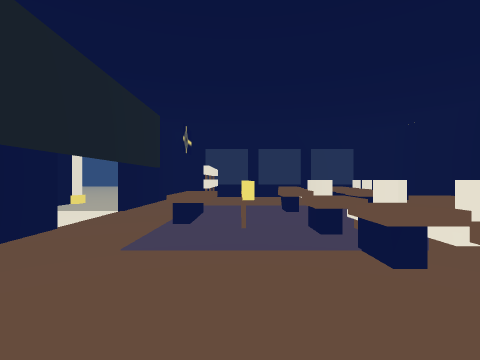
view 1 (above)

23 first-person views from a walk through a scene from a Unity 3-D project. The camera is 1.3 m above the floor, looks level and sees 85° across. The floor is counted in squares, 2 m on a side. Each view is taken from the middle of a square. On the plan, view 1 faces up. The plan holds only what a view shows up to about 9 squares ahead; the rest is blank. The place goes on beyond the plan. Door leaves are left out, so doorways stand open.

view 2
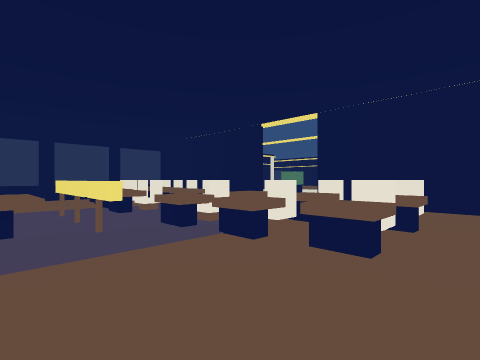

view 3
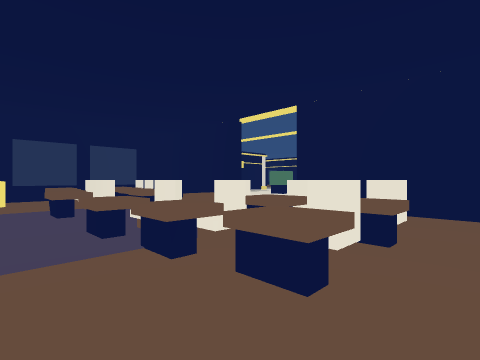

view 4
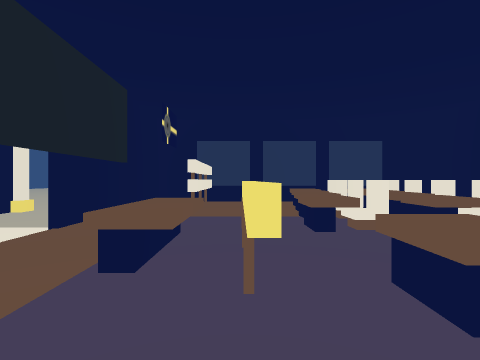

view 5
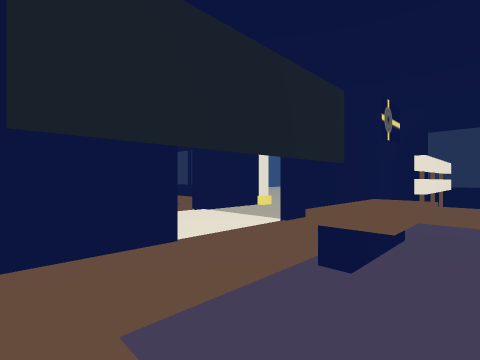

view 6
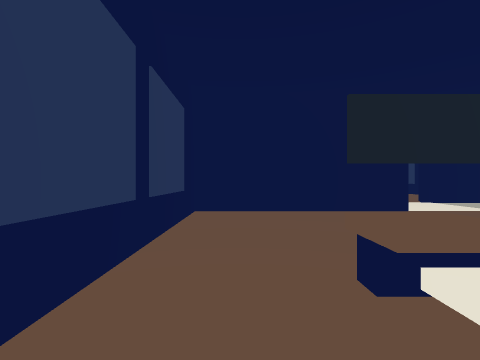

view 7
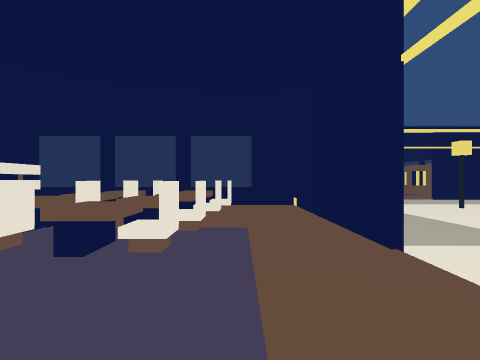

view 8
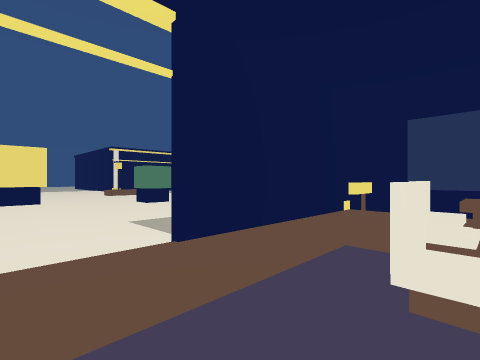

view 9
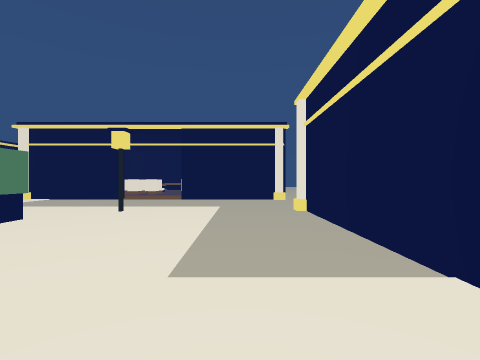

view 10
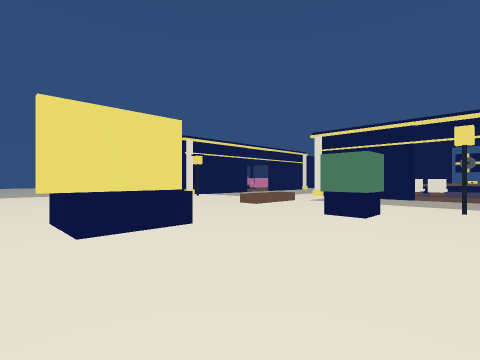

view 11
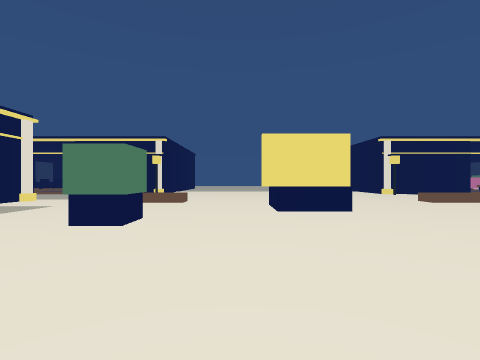

view 12
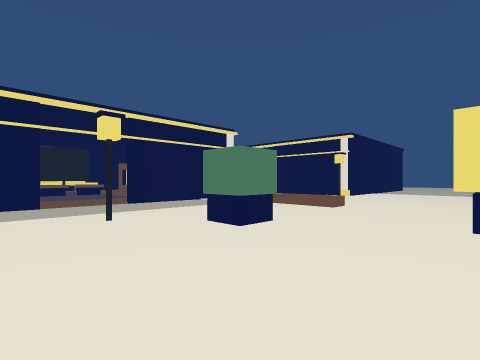

view 13
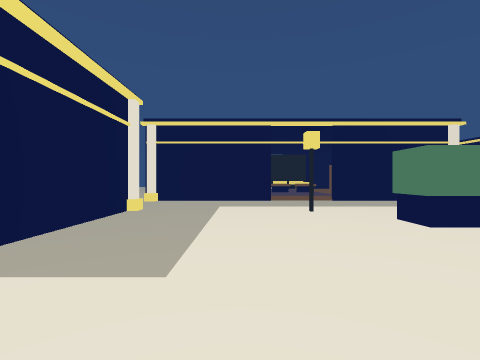

view 14
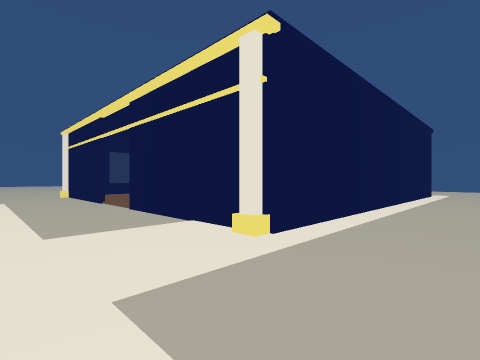

view 15
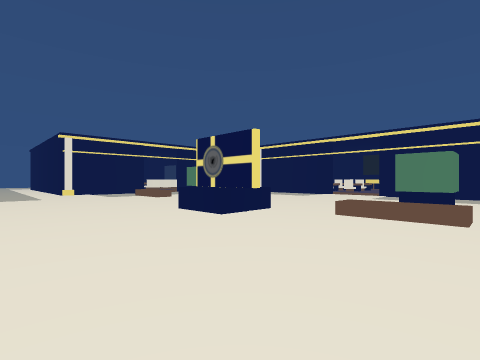

view 16
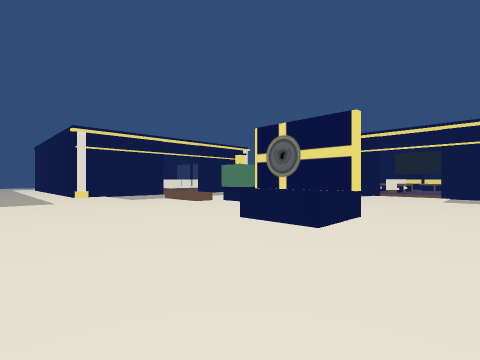

view 17
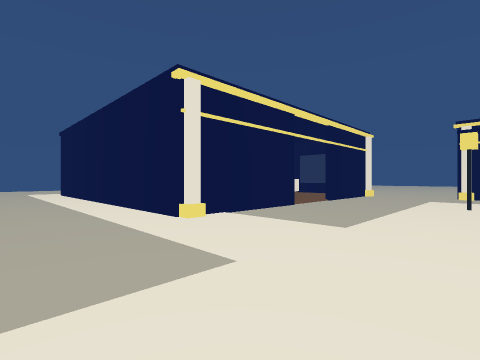

view 18
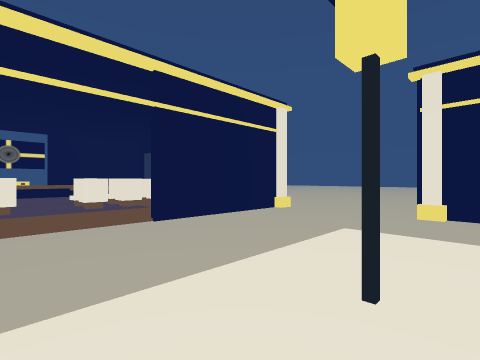

view 19
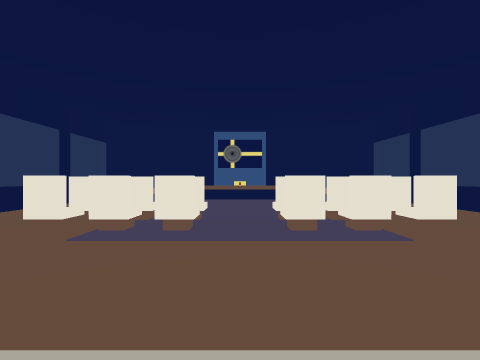

view 20
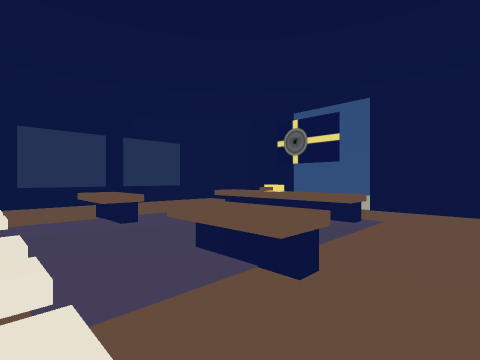

view 21
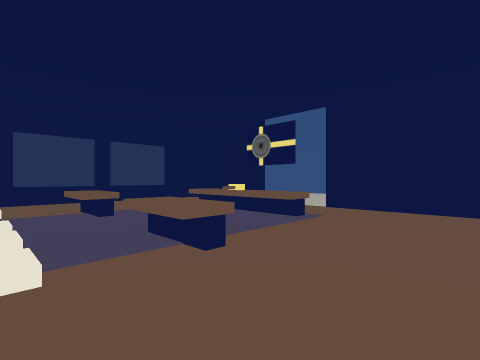

view 22
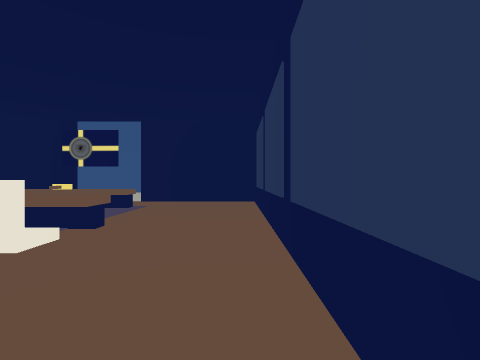

view 23
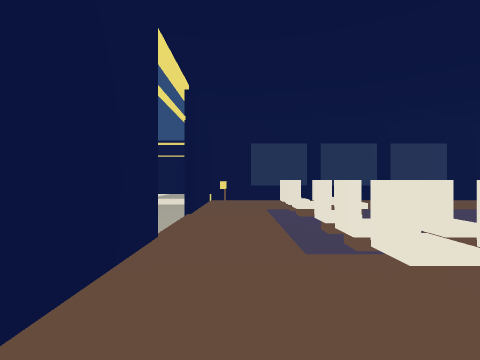

### Floor plan
Key: @ floor where view 1 was taken; # wall or solid block; . floor; D open door; = window, fence, low wall or low ledge; ^ raised ledge; O other object.
Columns run from 5 left of view 1 to 17 right of it. Each row starts with its distance up from view 1.
 21                     #.
 20                     #.
 19                     #..
 18                     #..
 17                     #..
 16                     #..
 15               ...   #..
 14               ...   #..
 13           ## .DDD  ##..
 12             ##DDD## ...
 11            ............
 10    ########............
  9 ..#.#.....#...#........
  8 #.#.#..O=O#.....O.^....
  7 #.#.#...OO#............
  6 #.#..==OO.#............
  5 D...^^=...DD......#....
  4  ...^^....DD......#....
  3   #..==OO.#............
  2   #... O#O#............
  1   #....O=O#.....O.^....
  0   #..@....#............
 -1   #########...#........
 -2       .................
 -3        ................
 -4         ..####DDD###...
 -5          .#........#...
 -6           #..OO.OO.#...
 -7           #..OO.OO.#...
 -8           #........#...
 -9           #..^^.^^.#...
-10           #........#..
-11           #...^O^..#..
-12           #....   .#
-13           ####DDD###
-14               ..

Where each view was taken, in squares from view 1:
view 1: 0 up, 0 right, facing up
view 2: 0 up, 1 left, facing up-right
view 3: 0 up, 0 right, facing up-right
view 4: 2 up, 0 right, facing up
view 5: 2 up, 0 right, facing up-left
view 6: 0 up, 3 right, facing left
view 7: 3 up, 4 right, facing up
view 8: 5 up, 3 right, facing down-right
view 9: 5 up, 7 right, facing down
view 10: 6 up, 9 right, facing down-right
view 11: 6 up, 7 right, facing right
view 12: 5 up, 8 right, facing up-right
view 13: 4 up, 8 right, facing up
view 14: 10 up, 17 right, facing up-left
view 15: 9 up, 17 right, facing down-left
view 16: 7 up, 17 right, facing down-left
view 17: 0 up, 17 right, facing down-left
view 18: 0 up, 11 right, facing down-left
view 19: 3 down, 10 right, facing down
view 20: 7 down, 7 right, facing down-right
view 21: 7 down, 6 right, facing down-right
view 22: 5 down, 6 right, facing down
view 23: 5 down, 6 right, facing right
